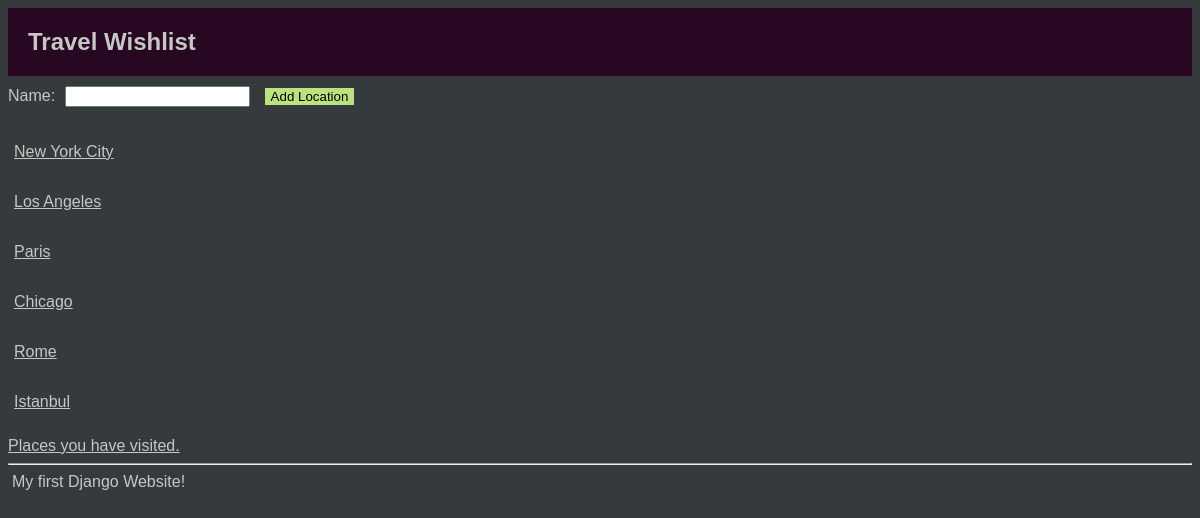
/, run on an earlier commit of the app's database.
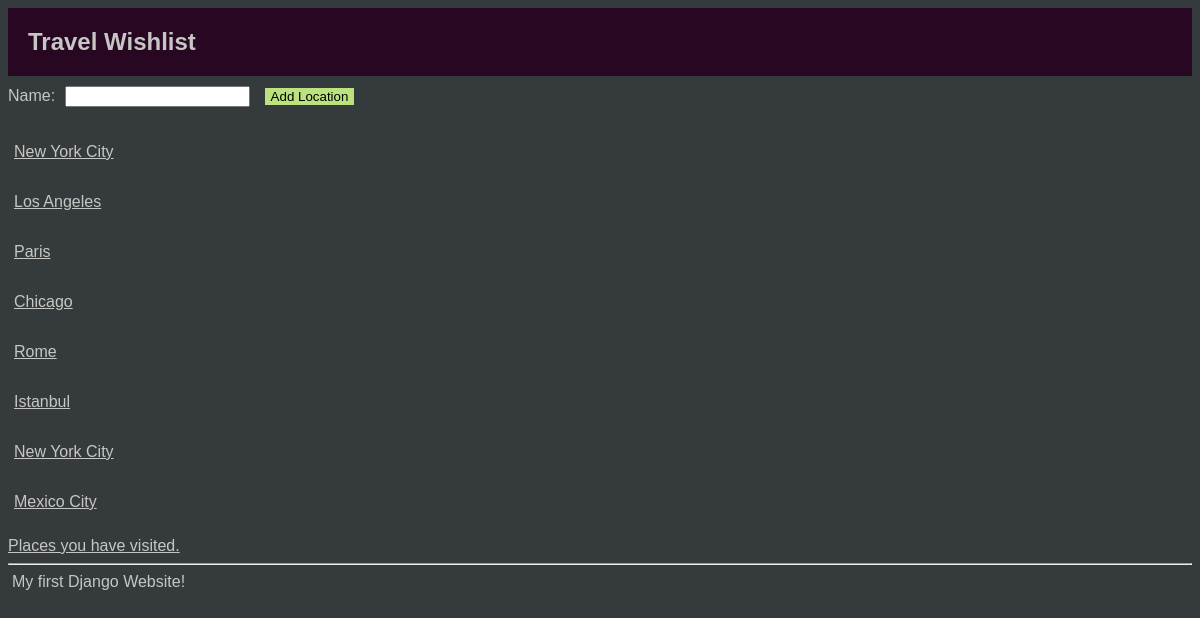
And on a later commit of the database.
### travel_wishlist/models.py (models this page shows, shortened)
class Place(models.Model):
    name = models.CharField(max_length = 200)
    visited = models.BooleanField(default = False)
    date_visited = models.DateTimeField(auto_now_add = True, editable = True)
    place_notes = models.CharField(max_length = 500)

### travel_wishlist/views.py (the view)
# urls.py: url(r'^$', views.place_list, name = 'place_list'),
def place_list(request):
    if request.method == 'POST':
        form = NewPlaceForm(request.POST)
        place = form.save()
        if form.is_valid():
            place.save()
            return redirect('place_list')
    places = Place.objects.all()
    form = NewPlaceForm()
    return render(request, 'travel_wishlist/wishlist.html', {'places' : places, 'form' : form})

### travel_wishlist/forms.py
class NewPlaceForm(forms.ModelForm):
    class Meta:
        model = Place
        fields = ('name',)

### travel_wishlist/templates/travel_wishlist/wishlist.html (shortened to what this page needs)
{% extends 'travel_wishlist/base.html' %}
{% block content %}
<h2> Travel Wishlist </h2>
<form method="POST" action="{% url 'place_list' %}">
  {{ form }}
  <button type="submit">Add Location</button>
</form>
{% for place in places %}
<div>
  <a href="{% url 'location_details' pk=place.pk %}"> {{ place.name }}</a>
</div>
{% empty %}
<p> You have no places in your wishlist </p>
{% endfor %}
<a href="{% url 'places_visited' %}">Places you have visited.</a>
{% endblock %}

What changed in the data, as far as the page shows it:
added Place: name "New York City"
added Place: name "Mexico City"
